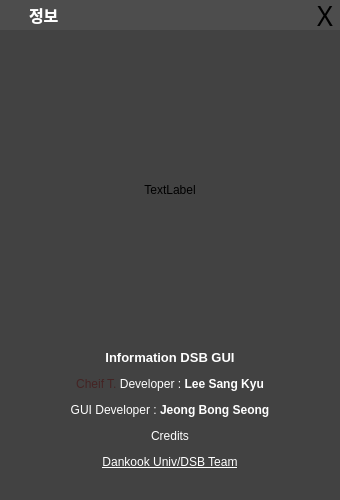
<?xml version="1.0" encoding="UTF-8"?>
<ui version="4.0">
 <class>About</class>
 <widget class="QDialog" name="About">
  <property name="geometry">
   <rect>
    <x>0</x>
    <y>0</y>
    <width>340</width>
    <height>500</height>
   </rect>
  </property>
  <property name="minimumSize">
   <size>
    <width>340</width>
    <height>390</height>
   </size>
  </property>
  <property name="maximumSize">
   <size>
    <width>380</width>
    <height>500</height>
   </size>
  </property>
  <property name="windowTitle">
   <string>Dialog</string>
  </property>
  <widget class="QLabel" name="aboutLabel">
   <property name="geometry">
    <rect>
     <x>40</x>
     <y>310</y>
     <width>260</width>
     <height>160</height>
    </rect>
   </property>
   <property name="minimumSize">
    <size>
     <width>256</width>
     <height>0</height>
    </size>
   </property>
   <property name="maximumSize">
    <size>
     <width>16777215</width>
     <height>300</height>
    </size>
   </property>
   <property name="styleSheet">
    <string notr="true">color:rgb(255,255,255);</string>
   </property>
   <property name="text">
    <string>&lt;html&gt;&lt;head/&gt;&lt;body&gt;&lt;p align=&quot;center&quot;&gt;&lt;br/&gt;&lt;/p&gt;&lt;p align=&quot;center&quot;&gt;&lt;span style=&quot; font-size:10pt; font-weight:600;&quot;&gt;Information DSB GUI&lt;/span&gt;&lt;/p&gt;&lt;p align=&quot;center&quot;&gt;&lt;span style=&quot; font-family:'굴림,gulim,helvetica,sans-serif'; color:#442323;&quot;&gt;Cheif T. &lt;/span&gt;Developer : &lt;span style=&quot; font-weight:600;&quot;&gt;Lee Sang Kyu&lt;/span&gt;&lt;/p&gt;&lt;p align=&quot;center&quot;&gt;GUI Developer : &lt;span style=&quot; font-weight:600;&quot;&gt;Jeong Bong Seong&lt;/span&gt;&lt;/p&gt;&lt;p align=&quot;center&quot;&gt;Credits&lt;/p&gt;&lt;p align=&quot;center&quot;&gt;&lt;span style=&quot; text-decoration: underline;&quot;&gt;Dankook Univ/DSB Team&lt;/span&gt;&lt;/p&gt;&lt;/body&gt;&lt;/html&gt;</string>
   </property>
   <property name="alignment">
    <set>Qt::AlignCenter</set>
   </property>
  </widget>
  <widget class="QLabel" name="iconLabel">
   <property name="geometry">
    <rect>
     <x>30</x>
     <y>50</y>
     <width>280</width>
     <height>280</height>
    </rect>
   </property>
   <property name="sizePolicy">
    <sizepolicy hsizetype="Expanding" vsizetype="Expanding">
     <horstretch>0</horstretch>
     <verstretch>0</verstretch>
    </sizepolicy>
   </property>
   <property name="minimumSize">
    <size>
     <width>280</width>
     <height>280</height>
    </size>
   </property>
   <property name="maximumSize">
    <size>
     <width>256</width>
     <height>256</height>
    </size>
   </property>
   <property name="text">
    <string>TextLabel</string>
   </property>
   <property name="alignment">
    <set>Qt::AlignCenter</set>
   </property>
  </widget>
  <widget class="QLabel" name="label_2">
   <property name="geometry">
    <rect>
     <x>0</x>
     <y>0</y>
     <width>340</width>
     <height>30</height>
    </rect>
   </property>
   <property name="minimumSize">
    <size>
     <width>0</width>
     <height>30</height>
    </size>
   </property>
   <property name="maximumSize">
    <size>
     <width>511</width>
     <height>41</height>
    </size>
   </property>
   <property name="font">
    <font>
     <family>Bahnschrift SemiBold</family>
     <pointsize>12</pointsize>
     <weight>75</weight>
     <bold>true</bold>
    </font>
   </property>
   <property name="mouseTracking">
    <bool>true</bool>
   </property>
   <property name="styleSheet">
    <string notr="true">color:rgb(255,255,255);
background:rgb(77,77,77);</string>
   </property>
   <property name="text">
    <string>        정보</string>
   </property>
  </widget>
  <widget class="QLabel" name="label_3">
   <property name="geometry">
    <rect>
     <x>0</x>
     <y>30</y>
     <width>340</width>
     <height>480</height>
    </rect>
   </property>
   <property name="minimumSize">
    <size>
     <width>0</width>
     <height>31</height>
    </size>
   </property>
   <property name="maximumSize">
    <size>
     <width>511</width>
     <height>324234</height>
    </size>
   </property>
   <property name="font">
    <font>
     <family>Bahnschrift SemiBold</family>
     <pointsize>12</pointsize>
     <weight>75</weight>
     <bold>true</bold>
    </font>
   </property>
   <property name="mouseTracking">
    <bool>true</bool>
   </property>
   <property name="styleSheet">
    <string notr="true">color:rgb(255,255,255);
background:rgb(66,66,66);</string>
   </property>
   <property name="text">
    <string/>
   </property>
  </widget>
  <widget class="QLabel" name="label_10">
   <property name="geometry">
    <rect>
     <x>310</x>
     <y>0</y>
     <width>30</width>
     <height>30</height>
    </rect>
   </property>
   <property name="font">
    <font>
     <family>Bradley Hand ITC</family>
     <pointsize>20</pointsize>
     <weight>50</weight>
     <bold>false</bold>
    </font>
   </property>
   <property name="styleSheet">
    <string notr="true"/>
   </property>
   <property name="text">
    <string>X</string>
   </property>
   <property name="alignment">
    <set>Qt::AlignCenter</set>
   </property>
  </widget>
  <widget class="QPushButton" name="btnClose">
   <property name="enabled">
    <bool>true</bool>
   </property>
   <property name="geometry">
    <rect>
     <x>310</x>
     <y>0</y>
     <width>30</width>
     <height>30</height>
    </rect>
   </property>
   <property name="maximumSize">
    <size>
     <width>1555</width>
     <height>1555</height>
    </size>
   </property>
   <property name="styleSheet">
    <string notr="true"/>
   </property>
   <property name="text">
    <string/>
   </property>
   <property name="autoDefault">
    <bool>false</bool>
   </property>
   <property name="default">
    <bool>false</bool>
   </property>
   <property name="flat">
    <bool>true</bool>
   </property>
  </widget>
  <widget class="QLabel" name="label_11">
   <property name="geometry">
    <rect>
     <x>5</x>
     <y>5</y>
     <width>20</width>
     <height>20</height>
    </rect>
   </property>
   <property name="font">
    <font>
     <family>Bradley Hand ITC</family>
     <pointsize>20</pointsize>
     <weight>50</weight>
     <bold>false</bold>
    </font>
   </property>
   <property name="styleSheet">
    <string notr="true"/>
   </property>
   <property name="text">
    <string/>
   </property>
   <property name="alignment">
    <set>Qt::AlignCenter</set>
   </property>
  </widget>
  <zorder>label_3</zorder>
  <zorder>aboutLabel</zorder>
  <zorder>iconLabel</zorder>
  <zorder>label_2</zorder>
  <zorder>label_10</zorder>
  <zorder>btnClose</zorder>
  <zorder>label_11</zorder>
 </widget>
 <resources/>
 <connections/>
</ui>
